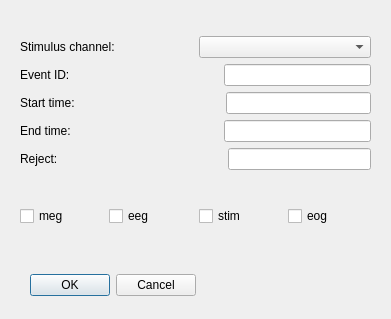
<?xml version="1.0" encoding="UTF-8"?>
<ui version="4.0">
 <class>ParameterDialog</class>
 <widget class="QDialog" name="ParameterDialog">
  <property name="windowModality">
   <enum>Qt::WindowModal</enum>
  </property>
  <property name="geometry">
   <rect>
    <x>0</x>
    <y>0</y>
    <width>391</width>
    <height>319</height>
   </rect>
  </property>
  <property name="windowTitle">
   <string>Give parameters</string>
  </property>
  <widget class="QDialogButtonBox" name="cancelOkButtonBox">
   <property name="geometry">
    <rect>
     <x>20</x>
     <y>270</y>
     <width>176</width>
     <height>31</height>
    </rect>
   </property>
   <property name="orientation">
    <enum>Qt::Horizontal</enum>
   </property>
   <property name="standardButtons">
    <set>QDialogButtonBox::Cancel|QDialogButtonBox::Ok</set>
   </property>
  </widget>
  <widget class="QWidget" name="layoutWidget">
   <property name="geometry">
    <rect>
     <x>20</x>
     <y>6</y>
     <width>351</width>
     <height>251</height>
    </rect>
   </property>
   <layout class="QVBoxLayout" name="verticalLayout_4">
    <item>
     <layout class="QVBoxLayout" name="verticalLayout_3">
      <item>
       <layout class="QHBoxLayout" name="horizontalLayout_2">
        <item>
         <widget class="QLabel" name="labelStimulus">
          <property name="text">
           <string>Stimulus channel:</string>
          </property>
         </widget>
        </item>
        <item>
         <widget class="QComboBox" name="comboBoxStimulus"/>
        </item>
       </layout>
      </item>
      <item>
       <layout class="QHBoxLayout" name="horizontalLayout_7">
        <item>
         <widget class="QLabel" name="labelEventID">
          <property name="text">
           <string>Event ID:</string>
          </property>
         </widget>
        </item>
        <item>
         <spacer name="horizontalSpacer_4">
          <property name="orientation">
           <enum>Qt::Horizontal</enum>
          </property>
          <property name="sizeHint" stdset="0">
           <size>
            <width>40</width>
            <height>20</height>
           </size>
          </property>
         </spacer>
        </item>
        <item>
         <widget class="QLineEdit" name="lineEditEventID"/>
        </item>
       </layout>
      </item>
      <item>
       <layout class="QHBoxLayout" name="horizontalLayout">
        <item>
         <widget class="QLabel" name="labelTmin">
          <property name="text">
           <string>Start time:</string>
          </property>
         </widget>
        </item>
        <item>
         <spacer name="horizontalSpacer_3">
          <property name="orientation">
           <enum>Qt::Horizontal</enum>
          </property>
          <property name="sizeHint" stdset="0">
           <size>
            <width>40</width>
            <height>20</height>
           </size>
          </property>
         </spacer>
        </item>
        <item>
         <widget class="QLineEdit" name="lineEditTmin"/>
        </item>
       </layout>
      </item>
      <item>
       <layout class="QHBoxLayout" name="horizontalLayout_4">
        <item>
         <widget class="QLabel" name="labelTmax">
          <property name="text">
           <string>End time:</string>
          </property>
         </widget>
        </item>
        <item>
         <spacer name="horizontalSpacer_2">
          <property name="orientation">
           <enum>Qt::Horizontal</enum>
          </property>
          <property name="sizeHint" stdset="0">
           <size>
            <width>40</width>
            <height>20</height>
           </size>
          </property>
         </spacer>
        </item>
        <item>
         <widget class="QLineEdit" name="lineEditTmax"/>
        </item>
       </layout>
      </item>
      <item>
       <layout class="QHBoxLayout" name="horizontalLayout_5">
        <item>
         <widget class="QLabel" name="labelReject">
          <property name="text">
           <string>Reject:      </string>
          </property>
         </widget>
        </item>
        <item>
         <spacer name="horizontalSpacer">
          <property name="orientation">
           <enum>Qt::Horizontal</enum>
          </property>
          <property name="sizeHint" stdset="0">
           <size>
            <width>40</width>
            <height>20</height>
           </size>
          </property>
         </spacer>
        </item>
        <item>
         <widget class="QLineEdit" name="lineEditReject"/>
        </item>
       </layout>
      </item>
     </layout>
    </item>
    <item>
     <layout class="QHBoxLayout" name="horizontalLayout_6">
      <item>
       <widget class="QCheckBox" name="checkBoxMeg">
        <property name="text">
         <string>meg</string>
        </property>
       </widget>
      </item>
      <item>
       <widget class="QCheckBox" name="checkBoxEeg">
        <property name="text">
         <string>eeg</string>
        </property>
       </widget>
      </item>
      <item>
       <widget class="QCheckBox" name="checkBoxStim">
        <property name="text">
         <string>stim</string>
        </property>
       </widget>
      </item>
      <item>
       <widget class="QCheckBox" name="checkBoxEog">
        <property name="text">
         <string>eog</string>
        </property>
       </widget>
      </item>
     </layout>
    </item>
   </layout>
  </widget>
 </widget>
 <resources/>
 <connections>
  <connection>
   <sender>cancelOkButtonBox</sender>
   <signal>accepted()</signal>
   <receiver>ParameterDialog</receiver>
   <slot>accept()</slot>
   <hints>
    <hint type="sourcelabel">
     <x>195</x>
     <y>310</y>
    </hint>
    <hint type="destinationlabel">
     <x>157</x>
     <y>274</y>
    </hint>
   </hints>
  </connection>
  <connection>
   <sender>cancelOkButtonBox</sender>
   <signal>rejected()</signal>
   <receiver>ParameterDialog</receiver>
   <slot>reject()</slot>
   <hints>
    <hint type="sourcelabel">
     <x>195</x>
     <y>310</y>
    </hint>
    <hint type="destinationlabel">
     <x>286</x>
     <y>274</y>
    </hint>
   </hints>
  </connection>
 </connections>
 <slots>
  <slot>openFileChooserDialog()</slot>
 </slots>
</ui>
